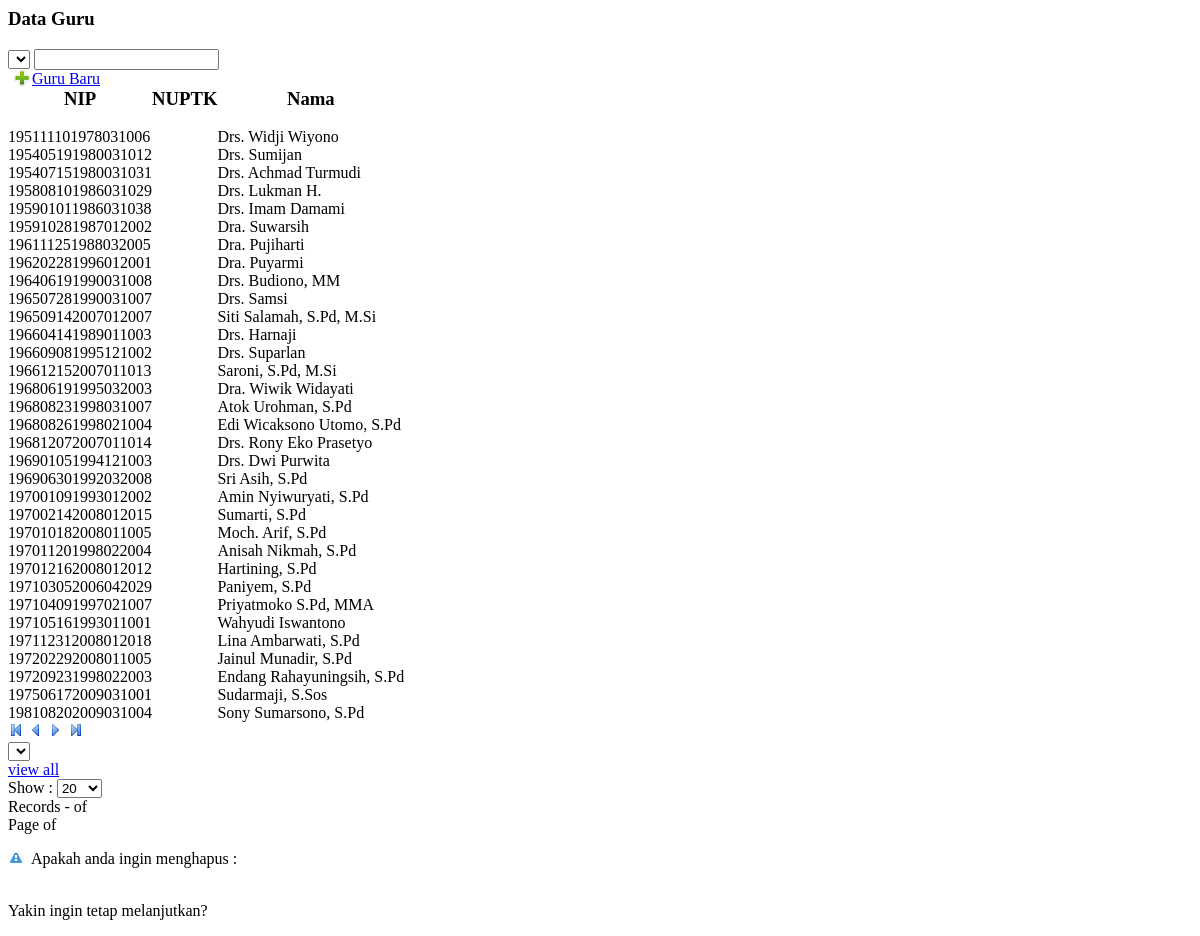
Screenshot of /modul/gview.php with the database file from the repository.
### tables this page shows
CREATE TABLE IF NOT EXISTS `t_guru` (
  `nip` varchar(20) NOT NULL,
  `nuptk` varchar(20) NOT NULL,
  `nama` varchar(50) NOT NULL,
  `panggilan` varchar(20) NOT NULL,
  `tempat_lahir` varchar(40) NOT NULL,
  `tgl_lahir` date NOT NULL,
  `agama` int(2) NOT NULL,
  `jk` int(2) NOT NULL,
  `alamat` varchar(150) NOT NULL,
  `telp` varchar(15) NOT NULL,
  `gol_darah` int(2) NOT NULL,
  `foto` varchar(2) NOT NULL,
  `postdate` datetime NOT NULL,
  `postby` varchar(20) NOT NULL,
  PRIMARY KEY (`nip`)
);

### modul/gview.php (the view, shortened to what this page needs)
<link href="js/jqueryContextMenu/jquery.contextMenu.css" rel="stylesheet" type="text/css" />
<link type="text/css" href="js/jquery/redmond/jquery-ui-1.8rc2.custom.css" rel="stylesheet" />
<div class="content-box">
        <div class="content-box-header">
            <h3>Data Guru</h3>
        </div>
        <div class="content-box-content">
	<div id="tablewrapper">
		<div id="tableheader">
        	<div class="search">
                <select id="columns" onchange="sorter.search('query')"></select>
                <input type="text" id="query" onkeyup="sorter.search('query')" />
            </div>
            <span class="details">
        		<div class="add"><a href="home.php?page=gedit">Guru Baru</a></div>
        	</span>
        </div>
        <table cellpadding="0" cellspacing="0" border="0" id="tableData" class="tinytable">
            <thead>
				<tr>
                    <th><h3>NIP</h3></th>
                    <th><h3>NUPTK</h3></th>
                    <th><h3>Nama</h3></th>
                </tr>
            </thead>
            <tbody>
<?php
$sql=  mysql_query('select nip,nuptk,nama from t_guru');
while ($row = mysql_fetch_assoc($sql)) {
    echo '<tr>
			<td>'.$row['nip'].'</td>
			<td>'.$row['nuptk'].'</td>
			<td>'.$row['nama'].'</td></tr>';
}
?>
            </tbody>
        </table>
        <div id="tablefooter">
          <div id="tablenav">
            	<div>
                    <img src="tinytable/images/first.gif" width="16" height="16" alt="First Page" onclick="sorter.move(-1,true)" />
                    <img src="tinytable/images/previous.gif" width="16" height="16" alt="First Page" onclick="sorter.move(-1)" />
                    <img src="tinytable/images/next.gif" width="16" height="16" alt="First Page" onclick="sorter.move(1)" />
                    <img src="tinytable/images/last.gif" width="16" height="16" alt="Last Page" onclick="sorter.move(1,true)" />
                </div>
                <div>
                	<select id="pagedropdown"></select>
				</div>
                <div>
                	<a href="javascript:sorter.showall()">view all</a>
                </div>
            </div>
			<div id="tablelocation">
            	<div>
					 <span>Show : </span>
                    <select onchange="sorter.size(this.value)">
                        <option value="20" selected="selected">20</option>
                    </select>
                </div>
                <div class="page">Records <span id="startrecord"></span>-<span id="endrecord"></span> of <span id="totalrecords"></span>
                <br/>Page <span id="currentpage"></span> of <span id="totalpages"></span>
                </div>
            </div>
        </div>
    </div>
	<div id="dialogTable" title="Ingin menghapus data?">
	<p><span class="ui-icon ui-icon-alert" style="float:left; margin:0 7px 20px 0;"></span>Apakah anda ingin menghapus :<br /><b><div id="nomEliminar"></div></b><br />Yakin ingin tetap melanjutkan?</p>
</div>
</div>
</div>

### rows the page displays
t_guru: nip "195111101978031006", nama "Drs. Widji Wiyono"
t_guru: nip "195405191980031012", nama "Drs. Sumijan"
t_guru: nip "195407151980031031", nama "Drs. Achmad Turmudi"
t_guru: nip "195808101986031029", nama "Drs. Lukman H."
t_guru: nip "195901011986031038", nama "Drs. Imam Damami"
t_guru: nip "195910281987012002", nama "Dra. Suwarsih"
t_guru: nip "196111251988032005", nama "Dra. Pujiharti"
t_guru: nip "196202281996012001", nama "Dra. Puyarmi"
t_guru: nip "196406191990031008", nama "Drs. Budiono, MM"
t_guru: nip "196507281990031007", nama "Drs. Samsi"
t_guru: nip "196509142007012007", nama "Siti Salamah, S.Pd, M.Si"
t_guru: nip "196604141989011003", nama "Drs. Harnaji"
t_guru: nip "196609081995121002", nama "Drs. Suparlan"
t_guru: nip "196612152007011013", nama "Saroni, S.Pd, M.Si"
t_guru: nip "196806191995032003", nama "Dra. Wiwik Widayati"
t_guru: nip "196808231998031007", nama "Atok Urohman, S.Pd"
t_guru: nip "196808261998021004", nama "Edi Wicaksono Utomo, S.Pd"
t_guru: nip "196812072007011014", nama "Drs. Rony Eko Prasetyo"
t_guru: nip "196901051994121003", nama "Drs. Dwi Purwita"
t_guru: nip "196906301992032008", nama "Sri Asih, S.Pd"
t_guru: nip "197001091993012002", nama "Amin Nyiwuryati, S.Pd"
t_guru: nip "197002142008012015", nama "Sumarti, S.Pd"
t_guru: nip "197010182008011005", nama "Moch. Arif, S.Pd"
t_guru: nip "197011201998022004", nama "Anisah Nikmah, S.Pd"
t_guru: nip "197012162008012012", nama "Hartining, S.Pd"
t_guru: nip "197103052006042029", nama "Paniyem, S.Pd"
t_guru: nip "197104091997021007", nama "Priyatmoko S.Pd, MMA"
t_guru: nip "197105161993011001", nama "Wahyudi Iswantono"
t_guru: nip "197112312008012018", nama "Lina Ambarwati, S.Pd"
t_guru: nip "197202292008011005", nama "Jainul Munadir, S.Pd"
t_guru: nip "197209231998022003", nama "Endang Rahayuningsih, S.Pd"
t_guru: nip "197506172009031001", nama "Sudarmaji, S.Sos"
t_guru: nip "198108202009031004", nama "Sony Sumarsono, S.Pd"
